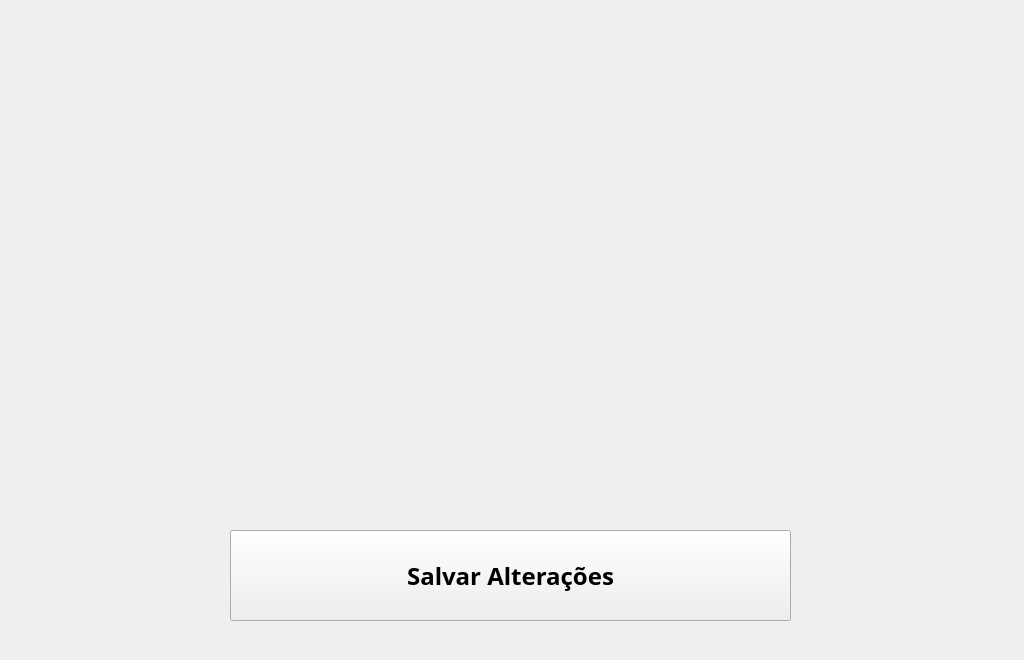
<?xml version="1.0" encoding="UTF-8"?>
<ui version="4.0">
 <class>Aula_1</class>
 <widget class="QWidget" name="Aula_1">
  <property name="geometry">
   <rect>
    <x>0</x>
    <y>0</y>
    <width>1024</width>
    <height>660</height>
   </rect>
  </property>
  <property name="minimumSize">
   <size>
    <width>1024</width>
    <height>650</height>
   </size>
  </property>
  <property name="windowTitle">
   <string>caixade-areia - Aula 1</string>
  </property>
  <widget class="QWidget" name="verticalLayoutWidget">
   <property name="geometry">
    <rect>
     <x>0</x>
     <y>10</y>
     <width>215</width>
     <height>631</height>
    </rect>
   </property>
   <layout class="QVBoxLayout" name="layout_btns_esq">
    <item>
     <widget class="QPushButton" name="btn_modelo_1">
      <property name="minimumSize">
       <size>
        <width>0</width>
        <height>150</height>
       </size>
      </property>
      <property name="maximumSize">
       <size>
        <width>16777215</width>
        <height>150</height>
       </size>
      </property>
      <property name="cursor">
       <cursorShape>PointingHandCursor</cursorShape>
      </property>
      <property name="text">
       <string/>
      </property>
      <property name="iconSize">
       <size>
        <width>200</width>
        <height>150</height>
       </size>
      </property>
      <property name="flat">
       <bool>true</bool>
      </property>
     </widget>
    </item>
    <item>
     <widget class="QPushButton" name="btn_modelo_2">
      <property name="minimumSize">
       <size>
        <width>0</width>
        <height>150</height>
       </size>
      </property>
      <property name="maximumSize">
       <size>
        <width>16777215</width>
        <height>150</height>
       </size>
      </property>
      <property name="cursor">
       <cursorShape>PointingHandCursor</cursorShape>
      </property>
      <property name="text">
       <string/>
      </property>
      <property name="iconSize">
       <size>
        <width>200</width>
        <height>150</height>
       </size>
      </property>
      <property name="flat">
       <bool>true</bool>
      </property>
     </widget>
    </item>
    <item>
     <widget class="QPushButton" name="btn_modelo_3">
      <property name="minimumSize">
       <size>
        <width>0</width>
        <height>150</height>
       </size>
      </property>
      <property name="maximumSize">
       <size>
        <width>16777215</width>
        <height>150</height>
       </size>
      </property>
      <property name="cursor">
       <cursorShape>PointingHandCursor</cursorShape>
      </property>
      <property name="text">
       <string/>
      </property>
      <property name="iconSize">
       <size>
        <width>200</width>
        <height>150</height>
       </size>
      </property>
      <property name="flat">
       <bool>true</bool>
      </property>
     </widget>
    </item>
    <item>
     <widget class="QPushButton" name="btn_modelo_4">
      <property name="minimumSize">
       <size>
        <width>0</width>
        <height>150</height>
       </size>
      </property>
      <property name="maximumSize">
       <size>
        <width>16777215</width>
        <height>150</height>
       </size>
      </property>
      <property name="cursor">
       <cursorShape>PointingHandCursor</cursorShape>
      </property>
      <property name="text">
       <string/>
      </property>
      <property name="iconSize">
       <size>
        <width>200</width>
        <height>150</height>
       </size>
      </property>
      <property name="flat">
       <bool>true</bool>
      </property>
     </widget>
    </item>
   </layout>
  </widget>
  <widget class="QWidget" name="verticalLayoutWidget_2">
   <property name="geometry">
    <rect>
     <x>810</x>
     <y>10</y>
     <width>215</width>
     <height>631</height>
    </rect>
   </property>
   <layout class="QVBoxLayout" name="layout_btns_dir">
    <item>
     <widget class="QPushButton" name="btn_modelo_6">
      <property name="minimumSize">
       <size>
        <width>0</width>
        <height>150</height>
       </size>
      </property>
      <property name="maximumSize">
       <size>
        <width>16777215</width>
        <height>150</height>
       </size>
      </property>
      <property name="cursor">
       <cursorShape>PointingHandCursor</cursorShape>
      </property>
      <property name="text">
       <string/>
      </property>
      <property name="iconSize">
       <size>
        <width>200</width>
        <height>150</height>
       </size>
      </property>
      <property name="flat">
       <bool>true</bool>
      </property>
     </widget>
    </item>
    <item>
     <widget class="QPushButton" name="btn_modelo_5">
      <property name="minimumSize">
       <size>
        <width>0</width>
        <height>150</height>
       </size>
      </property>
      <property name="maximumSize">
       <size>
        <width>16777215</width>
        <height>150</height>
       </size>
      </property>
      <property name="cursor">
       <cursorShape>PointingHandCursor</cursorShape>
      </property>
      <property name="text">
       <string/>
      </property>
      <property name="iconSize">
       <size>
        <width>200</width>
        <height>150</height>
       </size>
      </property>
      <property name="flat">
       <bool>true</bool>
      </property>
     </widget>
    </item>
    <item>
     <widget class="QPushButton" name="btn_modelo_7">
      <property name="minimumSize">
       <size>
        <width>0</width>
        <height>150</height>
       </size>
      </property>
      <property name="maximumSize">
       <size>
        <width>16777215</width>
        <height>150</height>
       </size>
      </property>
      <property name="cursor">
       <cursorShape>PointingHandCursor</cursorShape>
      </property>
      <property name="text">
       <string/>
      </property>
      <property name="iconSize">
       <size>
        <width>200</width>
        <height>150</height>
       </size>
      </property>
      <property name="flat">
       <bool>true</bool>
      </property>
     </widget>
    </item>
    <item>
     <widget class="QPushButton" name="btn_modelo_8">
      <property name="minimumSize">
       <size>
        <width>0</width>
        <height>150</height>
       </size>
      </property>
      <property name="maximumSize">
       <size>
        <width>16777215</width>
        <height>150</height>
       </size>
      </property>
      <property name="cursor">
       <cursorShape>PointingHandCursor</cursorShape>
      </property>
      <property name="text">
       <string/>
      </property>
      <property name="iconSize">
       <size>
        <width>200</width>
        <height>150</height>
       </size>
      </property>
      <property name="flat">
       <bool>true</bool>
      </property>
     </widget>
    </item>
   </layout>
  </widget>
  <widget class="QLabel" name="modelo">
   <property name="geometry">
    <rect>
     <x>230</x>
     <y>20</y>
     <width>561</width>
     <height>461</height>
    </rect>
   </property>
   <property name="text">
    <string/>
   </property>
   <property name="scaledContents">
    <bool>true</bool>
   </property>
  </widget>
  <widget class="QPushButton" name="btn_validar">
   <property name="geometry">
    <rect>
     <x>230</x>
     <y>530</y>
     <width>561</width>
     <height>91</height>
    </rect>
   </property>
   <property name="font">
    <font>
     <family>Sans Serif</family>
     <pointsize>18</pointsize>
     <weight>75</weight>
     <bold>true</bold>
    </font>
   </property>
   <property name="cursor">
    <cursorShape>PointingHandCursor</cursorShape>
   </property>
   <property name="text">
    <string>Salvar Alterações</string>
   </property>
  </widget>
 </widget>
 <resources/>
 <connections/>
</ui>
